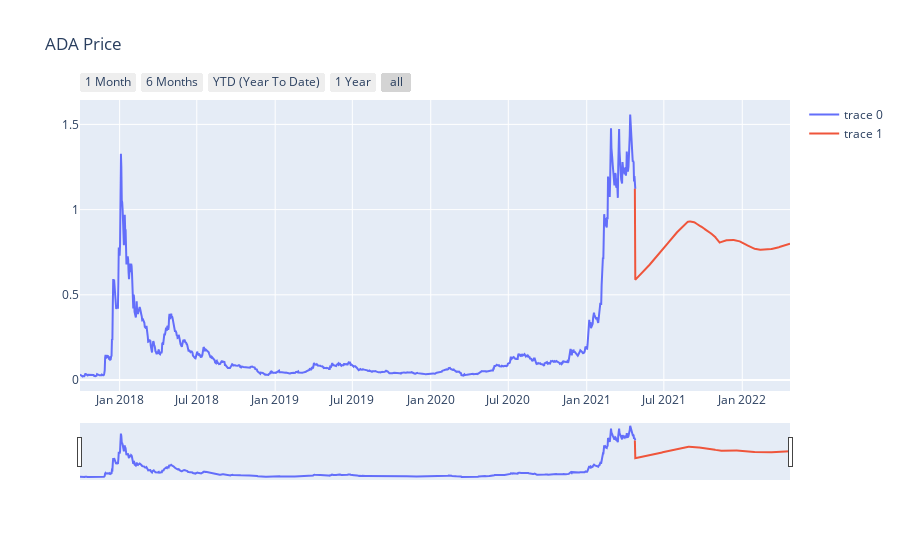

The code cell stored with this chart in its notebook:
### Markdown cell above
## Cardano (ADA)

### Code cell
# Cardano
fig = go.Figure()

# Actual Price
fig.add_trace(
    go.Scatter(x=list(ADA.Date), y=list(ADA.High)))

# Predicted Price
fig.add_trace(
    go.Scatter(x=list(forecast_ADA.Date), y=list(forecast_ADA.Forecast)))

# Title
fig.update_layout(
    title_text="ADA Price"
)

# Time Filter
fig.update_layout(
    xaxis=dict(
        rangeselector=dict(
            buttons=list([
                dict(count=1,
                     label="1 Month",
                     step="month",
                     stepmode="backward"),
                dict(count=6,
                     label="6 Months",
                     step="month",
                     stepmode="backward"),
                dict(count=1,
                     label="YTD (Year To Date)",
                     step="year",
                     stepmode="todate"),
                dict(count=1,
                     label="1 Year",
                     step="year",
                     stepmode="backward"),
                dict(step="all")
            ])
        ),
        rangeslider=dict(
            visible=True
        ),
        type="date"
    )
)

fig.show()

### Figure 1 — Plotly figure (JSON) as saved in the notebook; plotly's stock layout.template omitted (floating-point values rounded to 4 significant figures; data arrays with more than 128 entries replaced by an {"elided": "..."} marker saying what was removed)
{"data": [{"type": "scatter", "x": {"elided": "1299 str values"}, "y": {"elided": "1299 float values"}}, {"type": "scatter", "x": {"elided": "365 str values"}, "y": {"elided": "365 float values"}}], "layout": {"title": {"text": "ADA Price"}, "xaxis": {"rangeselector": {"buttons": [{"count": 1, "label": "1 Month", "step": "month", "stepmode": "backward"}, {"count": 6, "label": "6 Months", "step": "month", "stepmode": "backward"}, {"count": 1, "label": "YTD (Year To Date)", "step": "year", "stepmode": "todate"}, {"count": 1, "label": "1 Year", "step": "year", "stepmode": "backward"}, {"step": "all"}]}, "rangeslider": {"visible": true}, "type": "date"}}}
